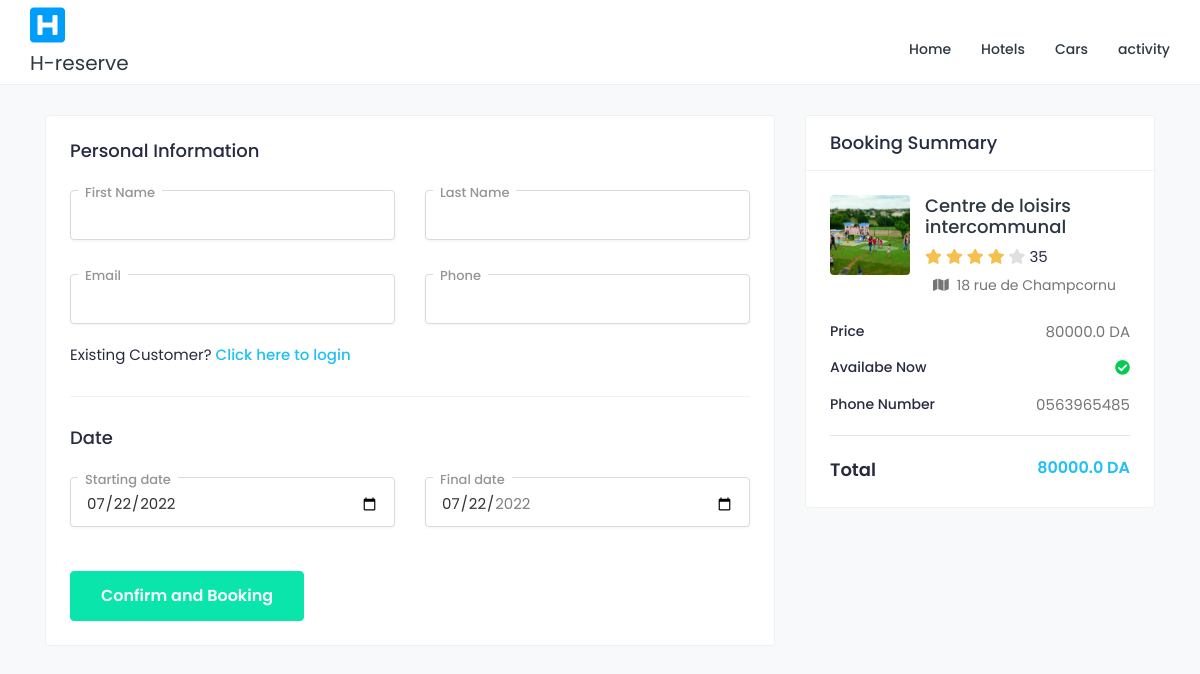
Page /activitys/1 on the committed database.
### activity/models.py (models this page shows, shortened)
class Activity(models.Model):
    name=models.CharField(max_length=120,null=True)
    phone_number = models.CharField(max_length=10,validators=[phone_regex],)
    type_Activity=models.CharField(max_length=12)
    prix = models.FloatField(default=0)
    address = models.CharField(max_length=120,null=True)
    image = models.ImageField(upload_to='media/Activity/')
    disponibilité = models.BooleanField(default=True)

### activity/views.py (the view, shortened to what this page needs)
# urls.py: path('',include('activity.urls')),
def activity(request,pk):
    try:
        activity=Activity.objects.get(id=pk)
    except Activity.DoesNotExist:
        activity=None
    context={
        "activity":activity,
    }
    return render(request,"activity/pages/reservation.html",context)

### templates/activity/pages/reservation.html (shortened to what this page needs)
{% extends "base.html" %}
{% block content %}
    <div class="content">
        <div class="container">
            <div class="row">
                <div class="col-md-7 col-lg-8">
                    <div class="card">
                        <div class="card-body">
                            <form method="post" >
                            {% if not user.is_authenticated %}
                                <div class="info-widget">
                                    <h4 class="card-title">Personal Information</h4>
                                    <div class="row">
                                        <div class="col-md-6 col-sm-12">
                                            <div class="form-group card-label">
                                                <label>First Name</label>
                                                <input class="form-control" required type="text" name="f_name">
                                            </div>
                                        </div>
                                        <div class="col-md-6 col-sm-12">
                                            <div class="form-group card-label">
                                                <label>Last Name</label>
                                                <input class="form-control" required type="text" name="l_name">
                                            </div>
                                        </div>
                                        <div class="col-md-6 col-sm-12">
                                            <div class="form-group card-label">
                                                <label>Email</label>
                                                <input class="form-control" required type="email" name="email">
                                            </div>
                                        </div>
                                        <div class="col-md-6 col-sm-12">
                                            <div class="form-group card-label">
                                                <label>Phone</label>
                                                <input class="form-control" type="tel" name="phone">
                                            </div>
                                        </div>
                                    </div>
                                    <div class="exist-customer">Existing Customer? <a href="#">Click here to login</a></div>
                                </div>
                                {% endif %}
                                <div class="payment-widget">
                                    <h4 class="card-title">Date</h4>
                                    <div class="row">
                                        <div class="col-md-6 col-sm-12">
                                            <div class="form-group card-label">
                                                <label>Starting date</label>
                                                <input class="form-control" type="date" name="start_date"  value="2022-07-22"
                                                min="01-01-2022" max="2022-12-31">
                                            </div>
                                        </div>
                                        <div class="col-md-6 col-sm-12">
                                            <div class="form-group card-label">
                                                <label>Final date</label>
                                                <input class="form-control" type="date" name="final_date" value="2022-07-22"
                                                min="2022-01-01" max="2022-12-31">
                                            </div>
                                        </div>
                                    </div>
                                    <div class="submit-section mt-4">
                                        <button type="submit" class="btn btn-primary submit-btn">Confirm and Booking</button>
                                    </div>
                                </div>
                            </form>
                        </div>
                    </div>
                </div>
                <div class="col-md-5 col-lg-4 theiaStickySidebar">
                    <div class="card booking-card">
                        <div class="card-header">
                            <h4 class="card-title">Booking Summary</h4>
                        </div>
                        <div class="card-body">
                            <div class="booking-doc-info">
                                <a href="doctor-profile.html" class="booking-doc-img">
                                    <img src="{{activity.image.url}}" alt="User Image">
                                </a>
                                <div class="booking-info">
                                    <h4><a href="doctor-profile.html">{{activity.name}}</a></h4>
                                    <div class="rating">
                                        <i class="fas fa-star filled"></i>
                                        <i class="fas fa-star filled"></i>
                                        <i class="fas fa-star filled"></i>
                                        <i class="fas fa-star filled"></i>
                                        <i class="fas fa-star"></i>
                                        <span class="d-inline-block average-rating">35</span>
                                    </div>
                                    <div class="clinic-details">
                                        <p class="doc-location"><i class="fas fa-map mx-2"></i>{{activity.address | default:"Alger"}}</p>
                                    </div>
                                </div>
                            </div>
                            <div class="booking-summary">
                                <div class="booking-item-wrap">
                                    <ul class="booking-date">
                                        <li>Price <span>{{activity.prix}} DA</span></li>
                                        <li>Availabe Now<span>
                                            {% if activity.disponibilité %}
                                        <i class="fa fa-check-circle text-success" aria-hidden="true"></i>
                                        {% else %}
                                        <i class="fa fa-times text-danger" aria-hidden="true"></i>
                                        {% endif %}
                                        </span></li>
                                    </ul>
                                    <ul class="booking-fee">
                                        <li>Phone number <span>{{activity.phone_number}}</span></li>
                                    </ul>
                                    <div class="booking-total">
                                        <ul class="booking-total-list">
                                            <li>
                                                <span>Total</span>
                                                <span class="total-cost">{{activity.prix}} DA </span>
                                            </li>
                                        </ul>
                                    </div>
                                </div>
                            </div>
                        </div>
                    </div>
                </div>
            </div>
        </div>
    </div>
{% endblock content %}

### rows in the picture
Activity: image (picture), name "Centre de loisirs intercommunal", address "18 rue de Champcornu", prix "80000.0", phone_number "0563965485"
